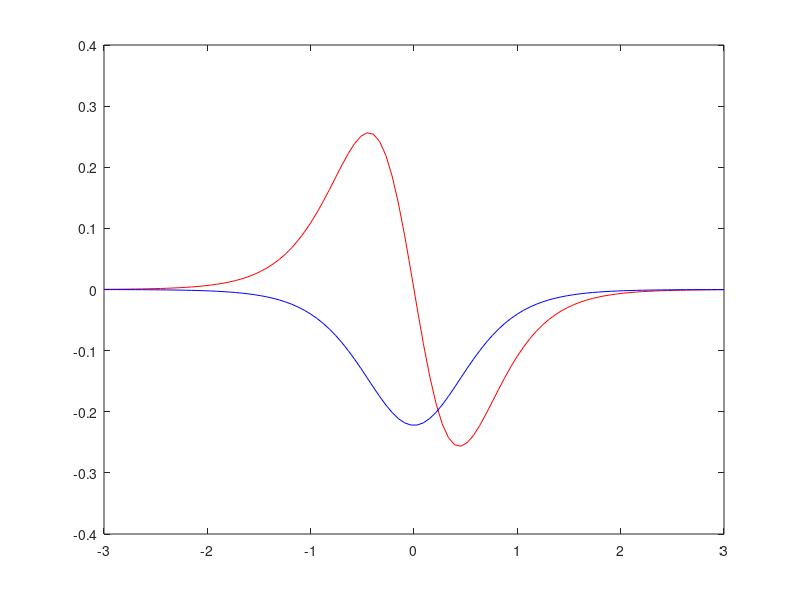

This chart was generated by the following MATLAB code: (Note: this script raises an error after producing the figure.)
%%
close all; clc; clear;

%% 13.1
F1 = @(x) -((2*tanh(3 * x / 2) ./ (3*(cosh(3.*x/2)).^2)))
U = @(x) -(2/9)*(sech(3*x ./2)).^2;
xe1 = linspace(-3,3,100);
plot(xe1,F1(xe1),'r-',xe1, U(xe1),'b-')

%% 13.2
syms x
xe2 = linspace(-.8,.8,100);
F1t = taylor(-((2*tanh(3 * x / 2) ./ (3*(cosh(3.*x/2)).^2))) ,x ,'Order', 8)
sinapprox = taylor(sin(x),x,'Order',8)
% note that the harmonic oscillator has frequency 1

% this makes our taylor series plotable
f1t = matlabFunction(F1t);
plot(xe2,f1t(xe2))
